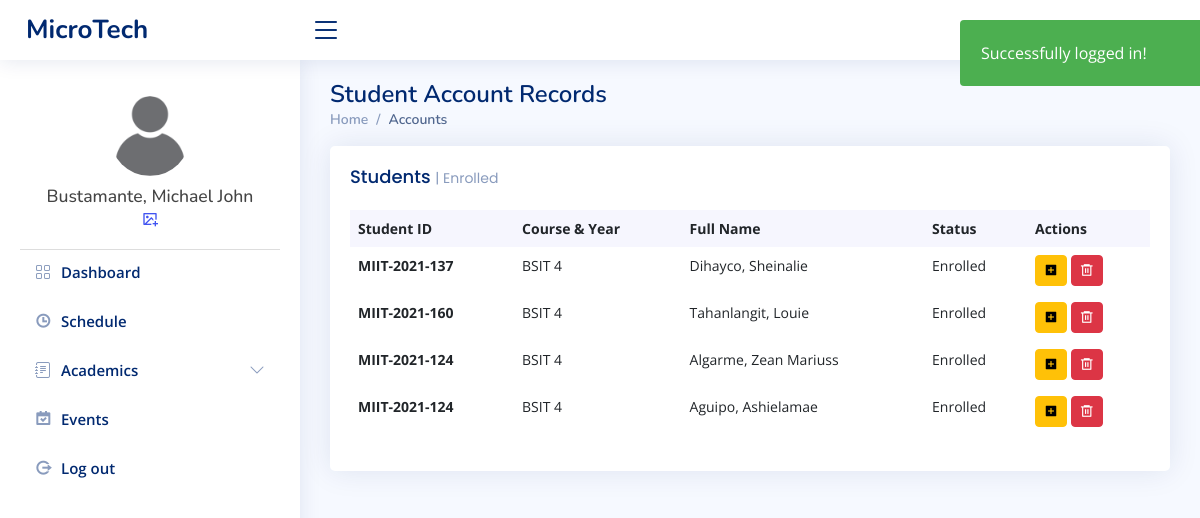
Before: /admin/studentRecords.php (signed in) with the older database file.
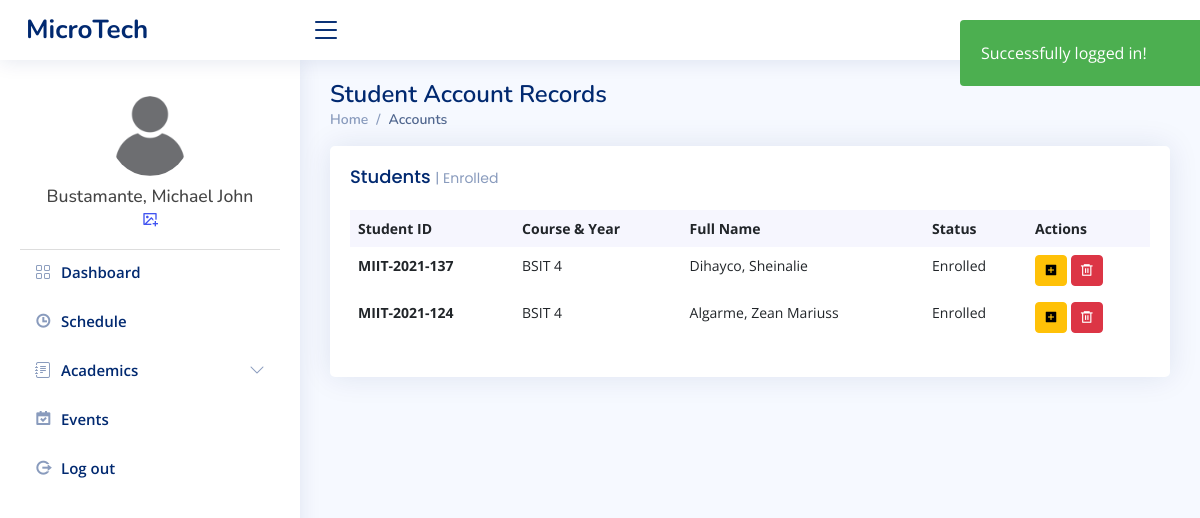
After: the same page with the newer database file.
### tables this page shows
CREATE TABLE `tbl_students` (
  `user_id` int(11) NOT NULL,
  `user_name` varchar(50) NOT NULL,
  `lname` varchar(50) NOT NULL,
  `fname` varchar(50) NOT NULL,
  `middleInitial` varchar(30) NOT NULL,
  `Suffix` varchar(15) NOT NULL,
  `course` varchar(50) NOT NULL,
  `year` int(10) NOT NULL,
  `contact` varchar(20) NOT NULL,
  `gender` varchar(10) NOT NULL,
  `bdate` varchar(50) NOT NULL,
  `pob` text NOT NULL,
  `email` varchar(50) NOT NULL,
  `major` varchar(50) NOT NULL,
  `nationality` varchar(20) NOT NULL,
  `civilStatus` varchar(20) NOT NULL,
  `religion` varchar(20) NOT NULL,
  `modality` varchar(20) NOT NULL,
  `fb` varchar(30) NOT NULL,
  `curAddress` varchar(200) NOT NULL,
  `cityAdd` varchar(200) NOT NULL,
  `zipcode` varchar(30) NOT NULL,
  `fatherName` varchar(50) NOT NULL,
  `fwork` varchar(50) NOT NULL,
  `motherName` varchar(50) NOT NULL,
  `mwork` varchar(50) NOT NULL,
  `primarySchool` varchar(100) NOT NULL,
  `primaryAddress` text NOT NULL,
  `primaryCompleted` varchar(30) NOT NULL,
  `entermediateSchool` varchar(100) NOT NULL,
  `entermediateAddress` text NOT NULL,
  `entermediateCompleted` varchar(30) NOT NULL,
  `hsSchool` varchar(100) NOT NULL,
  `hsAddress` text NOT NULL,
  `hsCompleted` varchar(30) NOT NULL,
  `shSchool` varchar(100) NOT NULL,
  `shAddress` text NOT NULL,
  `shCompleted` varchar(30) NOT NULL,
  `collegeSchool` varchar(100) NOT NULL,
  `collegeAddress` text NOT NULL,
  `collegeCompleted` varchar(30) NOT NULL,
  `user_image` varchar(50) NOT NULL,
  `user_role` varchar(50) NOT NULL,
  `user_pass` varchar(100) NOT NULL,
  `semester` int(11) NOT NULL,
  `status` varchar(20) NOT NULL,
  `date` date DEFAULT NULL
);

### admin/studentRecords.php (shortened to what this page needs)
<?php
include_once "../templates/header2.php";
$database = new Connection();
$db = $database->open();
$assignedStudents = [];
$userid = $_SESSION["login"];
try {
  $sql = "SELECT s.user_id, s.lname, s.fname, s.course, s.year, s.status, s.user_name
            FROM tbl_students s
            INNER JOIN tbl_student_instructors si ON s.user_id = si.student_id
            WHERE si.instructor_id = :instructor_id";
  $stmt = $db->prepare($sql);
  $stmt->execute([':instructor_id' => $userid]);
  $assignedStudents = $stmt->fetchAll(PDO::FETCH_ASSOC);
} catch (PDOException $e) {
  echo "There was an error: " . $e->getMessage();
}
?>
<main id="main" class="main">
  <div class="pagetitle">
    <h1>Student Account Records</h1>
    <nav>
      <ol class="breadcrumb">
        <li class="breadcrumb-item"><a href="index.php">Home</a></li>
        <li class="breadcrumb-item active">Accounts</li>
      </ol>
    </nav>
  </div>
  <section class="section dashboard">
    <div class="col-12">
      <div class="card recent-sales overflow-auto">
        <div class="card-body">
          <h5 class="card-title">Students <span>| Enrolled</span></h5>
          <table class="table table-borderless datatable">
            <thead>
              <tr>
                <th scope="col">Student ID</th>
                <th scope="col">Course & Year</th>
                <th scope="col">Full Name</th>
                <th scope="col">Status</th>
                <th scope="col">Actions</th>
              </tr>
            </thead>
            <tbody>
              <?php if (!empty($assignedStudents)): ?>
                <?php foreach ($assignedStudents as $student): ?>
                  <tr>
                    <th scope="row"><?php echo htmlspecialchars($student['user_name']); ?></th>
                    <td><?php echo htmlspecialchars($student['course']) . ' ' . htmlspecialchars($student['year']); ?></td>
                    <td><?php echo htmlspecialchars($student['lname']) . ', ' . htmlspecialchars($student['fname']); ?></td>
                    <td><?php echo htmlspecialchars($student['status']); ?></td>
                    <td>
                      <button type="button" class="btn btn-sm btn-warning ri-add-box-fill" data-bs-toggle="modal" data-bs-target="#insertGrade<?php echo htmlspecialchars($student['user_id']); ?>"></button>
                      <form method="POST" action="../admin/upload/delete-students.php" onsubmit="return confirmDelete(this);" style="display:inline;">
                        <button type="submit" class="btn btn-sm btn-danger ri-delete-bin-6-line"></button>
                      </form>
                    </td>
                  </tr>
                <?php endforeach; ?>
              <?php else: ?>
                <tr>
                  <td colspan="5">No students assigned to this instructor.</td>
                </tr>
              <?php endif; ?>
            </tbody>
          </table>
        </div>
      </div>
    </div>
  </section>
</main>
<link rel="stylesheet" href="https://cdn.jsdelivr.net/npm/sweetalert2@11/dist/sweetalert2.min.css">
</body>
</html>

Changed rows visible on the page:
removed tbl_students: user_name "MIIT-2021-160", course "BSIT", year "4", lname "Tahanlangit", fname "Louie", status "Enrolled"
removed tbl_students: user_name "MIIT-2021-124", course "BSIT", year "4", lname "Aguipo", fname "Ashielamae", status "Enrolled"
